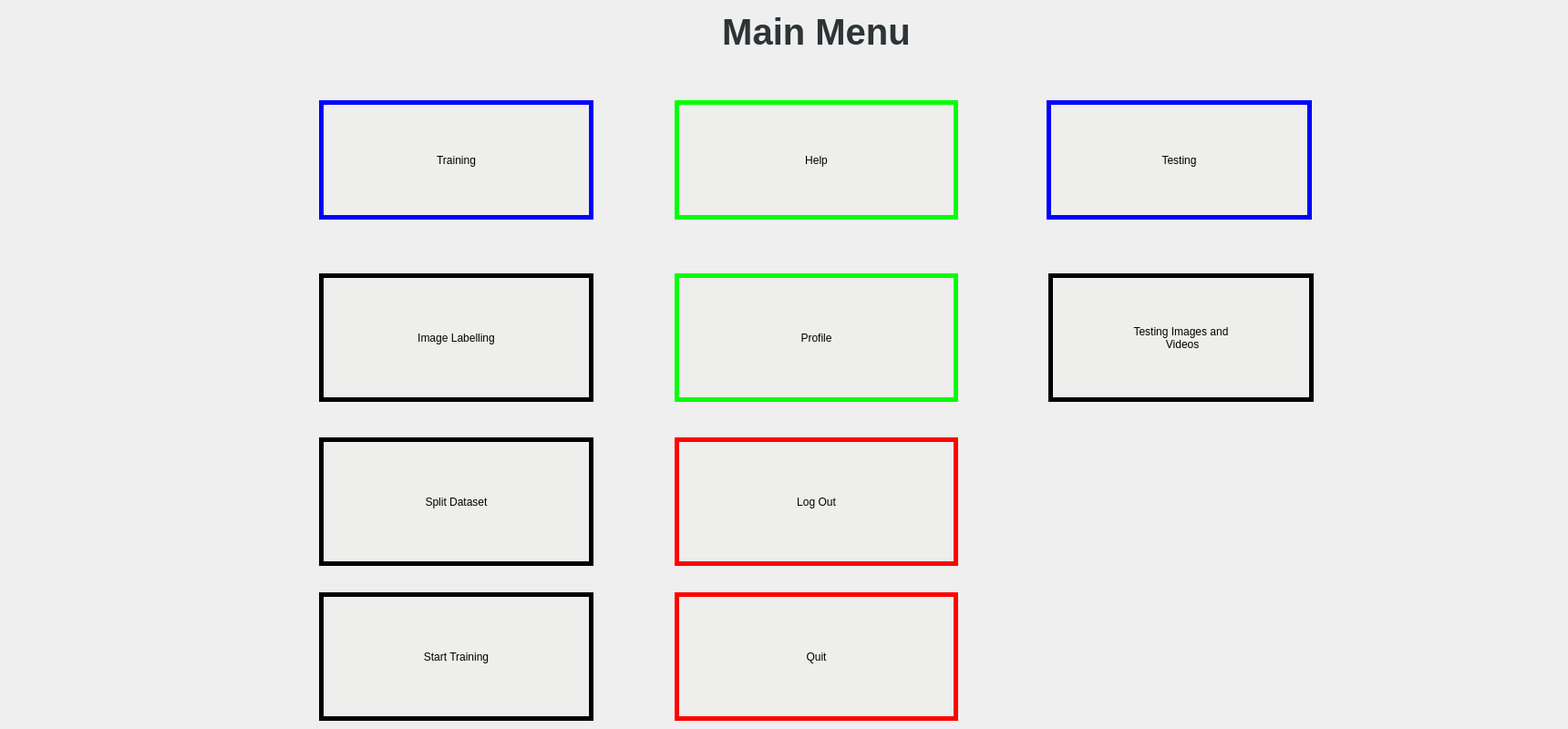
    <widget class="QWidget" name="page_2">
     <widget class="QPushButton" name="pushButton_helpmain">
      <property name="geometry">
       <rect>
        <x>740</x>
        <y>110</y>
        <width>311</width>
        <height>131</height>
       </rect>
      </property>
      <property name="cursor">
       <cursorShape>PointingHandCursor</cursorShape>
      </property>
      <property name="styleSheet">
       <string notr="true">background-color: rgb(238, 238, 236);
border-style:solid;
border-color: rgb(0,255, 0);
border-width:5px;
font: 19pt &quot;DejaVu Sans&quot;;
</string>
      </property>
      <property name="text">
       <string>Help</string>
      </property>
     </widget>
     <widget class="QPushButton" name="pushButton_labelimages">
      <property name="geometry">
       <rect>
        <x>350</x>
        <y>300</y>
        <width>301</width>
        <height>141</height>
       </rect>
      </property>
      <property name="cursor">
       <cursorShape>PointingHandCursor</cursorShape>
      </property>
      <property name="styleSheet">
       <string notr="true">background-color: rgb(238, 238, 236);
border-style:solid;
border-color: rgb(0, 0, 0);
border-width:5px;
font: 19pt &quot;DejaVu Sans&quot;;
</string>
      </property>
      <property name="text">
       <string>Image Labelling</string>
      </property>
     </widget>
     <widget class="QPushButton" name="pushButton_testing_darknet">
      <property name="geometry">
       <rect>
        <x>1150</x>
        <y>300</y>
        <width>291</width>
        <height>141</height>
       </rect>
      </property>
      <property name="cursor">
       <cursorShape>PointingHandCursor</cursorShape>
      </property>
      <property name="styleSheet">
       <string notr="true">background-color: rgb(238, 238, 236);
border-style:solid;
border-color:rgb(0,0, 0);
border-width:5px;
font: 19pt &quot;DejaVu Sans&quot;;
</string>
      </property>
      <property name="text">
       <string>Testing Images and 
 Videos</string>
      </property>
     </widget>
     <widget class="QPushButton" name="pushButton_logout">
      <property name="geometry">
       <rect>
        <x>740</x>
        <y>480</y>
        <width>311</width>
        <height>141</height>
       </rect>
      </property>
      <property name="cursor">
       <cursorShape>PointingHandCursor</cursorShape>
      </property>
      <property name="styleSheet">
       <string notr="true">background-color: rgb(238, 238, 236);
border-style:solid;
border-color: rgb(255,0, 0);
border-width:5px;
font: 19pt &quot;DejaVu Sans&quot;;
</string>
      </property>
      <property name="text">
       <string>Log Out</string>
      </property>
     </widget>
     <widget class="QPushButton" name="pushButtonSplitImages">
      <property name="geometry">
       <rect>
        <x>350</x>
        <y>480</y>
        <width>301</width>
        <height>141</height>
       </rect>
      </property>
      <property name="cursor">
       <cursorShape>PointingHandCursor</cursorShape>
      </property>
      <property name="styleSheet">
       <string notr="true">background-color: rgb(238, 238, 236);
border-style:solid;
border-color: rgb(0, 0, 0);
border-width:5px;
font: 19pt &quot;DejaVu Sans&quot;;
</string>
      </property>
      <property name="text">
       <string>Split Dataset</string>
      </property>
     </widget>
     <widget class="QPushButton" name="pushButton_trainingdarknet">
      <property name="geometry">
       <rect>
        <x>350</x>
        <y>650</y>
        <width>301</width>
        <height>141</height>
       </rect>
      </property>
      <property name="cursor">
       <cursorShape>PointingHandCursor</cursorShape>
      </property>
      <property name="styleSheet">
       <string notr="true">background-color: rgb(238, 238, 236);
border-style:solid;
border-color: rgb(0, 0, 0);
border-width:5px;
font: 19pt &quot;DejaVu Sans&quot;;
</string>
      </property>
      <property name="text">
       <string>Start Training</string>
      </property>
     </widget>
     <widget class="QLabel" name="label_21">
      <property name="geometry">
       <rect>
        <x>80</x>
        <y>-30</y>
        <width>1631</width>
        <height>131</height>
       </rect>
      </property>
      <property name="text">
       <string>&lt;html&gt;&lt;head/&gt;&lt;body&gt;&lt;p align=&quot;center&quot;&gt;&lt;span style=&quot; font-size:30pt; font-weight:600; color:#2e3436;&quot;&gt;&lt;strong&gt;&lt;bold&gt;Main Menu&lt;/bold&gt;&lt;/strong&gt;&lt;/span&gt;&lt;/p&gt;&lt;/body&gt;&lt;/html&gt;</string>
      </property>
     </widget>
     <widget class="QPushButton" name="pushButton_7">
      <property name="geometry">
       <rect>
        <x>740</x>
        <y>650</y>
        <width>311</width>
        <height>141</height>
       </rect>
      </property>
      <property name="cursor">
       <cursorShape>PointingHandCursor</cursorShape>
      </property>
      <property name="styleSheet">
       <string notr="true">background-color: rgb(238, 238, 236);
border-style:solid;
border-color: rgb(255,0, 0);
border-width:5px;
font: 19pt &quot;DejaVu Sans&quot;;
</string>
      </property>
      <property name="text">
       <string>Quit</string>
      </property>
     </widget>
     <widget class="QPushButton" name="pushButton_12">
      <property name="geometry">
       <rect>
        <x>350</x>
        <y>110</y>
        <width>301</width>
        <height>131</height>
       </rect>
      </property>
      <property name="cursor">
       <cursorShape>PointingHandCursor</cursorShape>
      </property>
      <property name="styleSheet">
       <string notr="true">background-color: rgb(238, 238, 236);
border-style:solid;
border-color: rgb(0,0,255);
border-width:5px;
font: 19pt &quot;DejaVu Sans&quot;;
</string>
      </property>
      <property name="text">
       <string>Training</string>
      </property>
     </widget>
     <widget class="QPushButton" name="pushButton_13">
      <property name="geometry">
       <rect>
        <x>1148</x>
        <y>110</y>
        <width>291</width>
        <height>131</height>
       </rect>
      </property>
      <property name="cursor">
       <cursorShape>PointingHandCursor</cursorShape>
      </property>
      <property name="styleSheet">
       <string notr="true">background-color: rgb(238, 238, 236);
border-style:solid;
border-color: rgb(0,0,255);
border-width:5px;
font: 19pt &quot;DejaVu Sans&quot;;

</string>
      </property>
      <property name="text">
       <string>Testing</string>
      </property>
     </widget>
     <widget class="QPushButton" name="pushButton_14">
      <property name="geometry">
       <rect>
        <x>740</x>
        <y>300</y>
        <width>311</width>
        <height>141</height>
       </rect>
      </property>
      <property name="cursor">
       <cursorShape>PointingHandCursor</cursorShape>
      </property>
      <property name="styleSheet">
       <string notr="true">background-color: rgb(238, 238, 236);
border-style:solid;
border-color: rgb(0,255, 0);
border-width:5px;
font: 19pt &quot;DejaVu Sans&quot;;
</string>
      </property>
      <property name="text">
       <string>Profile</string>
      </property>
     </widget>
    </widget>
